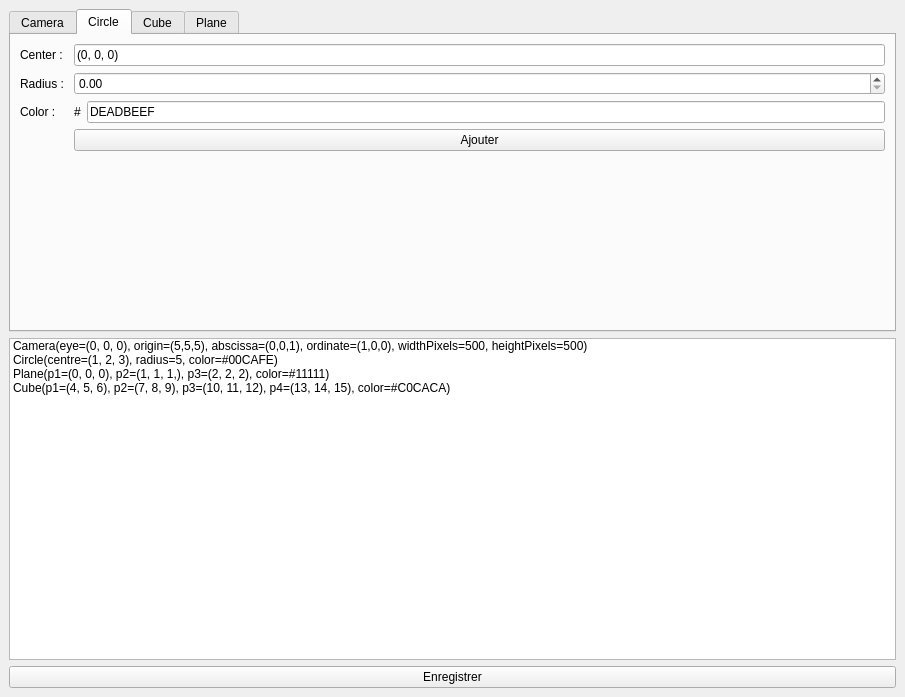
<?xml version="1.0" encoding="UTF-8"?>
<ui version="4.0">
 <class>MainWindow</class>
 <widget class="QMainWindow" name="MainWindow">
  <property name="geometry">
   <rect>
    <x>0</x>
    <y>0</y>
    <width>905</width>
    <height>697</height>
   </rect>
  </property>
  <property name="windowTitle">
   <string>MainWindow</string>
  </property>
  <widget class="QWidget" name="centralwidget">
   <layout class="QVBoxLayout" name="verticalLayout">
    <item>
     <widget class="QTabWidget" name="Camera">
      <property name="currentIndex">
       <number>1</number>
      </property>
      <widget class="QWidget" name="test">
       <attribute name="title">
        <string>Camera</string>
       </attribute>
      </widget>
      <widget class="QWidget" name="tab_3">
       <attribute name="title">
        <string>Circle</string>
       </attribute>
       <layout class="QFormLayout" name="formLayout">
        <property name="fieldGrowthPolicy">
         <enum>QFormLayout::AllNonFixedFieldsGrow</enum>
        </property>
        <item row="0" column="0">
         <widget class="QLabel" name="label">
          <property name="text">
           <string>Center : </string>
          </property>
         </widget>
        </item>
        <item row="0" column="1">
         <widget class="QLineEdit" name="lineEdit">
          <property name="text">
           <string>(0, 0, 0)</string>
          </property>
         </widget>
        </item>
        <item row="1" column="0">
         <widget class="QLabel" name="label_2">
          <property name="text">
           <string>Radius : </string>
          </property>
         </widget>
        </item>
        <item row="1" column="1">
         <widget class="QDoubleSpinBox" name="doubleSpinBox"/>
        </item>
        <item row="2" column="0">
         <widget class="QLabel" name="label_3">
          <property name="text">
           <string>Color : </string>
          </property>
         </widget>
        </item>
        <item row="2" column="1">
         <layout class="QHBoxLayout" name="horizontalLayout">
          <item>
           <widget class="QLabel" name="label_4">
            <property name="text">
             <string>#</string>
            </property>
           </widget>
          </item>
          <item>
           <widget class="QLineEdit" name="lineEdit_2">
            <property name="text">
             <string>DEADBEEF</string>
            </property>
           </widget>
          </item>
         </layout>
        </item>
        <item row="3" column="1">
         <widget class="QPushButton" name="pushButton_2">
          <property name="text">
           <string>Ajouter</string>
          </property>
         </widget>
        </item>
       </layout>
      </widget>
      <widget class="QWidget" name="tab">
       <attribute name="title">
        <string>Cube</string>
       </attribute>
      </widget>
      <widget class="QWidget" name="tab_2">
       <attribute name="title">
        <string>Plane</string>
       </attribute>
      </widget>
     </widget>
    </item>
    <item>
     <widget class="QListWidget" name="listWidget">
      <item>
       <property name="text">
        <string>Camera(eye=(0, 0, 0), origin=(5,5,5), abscissa=(0,0,1), ordinate=(1,0,0), widthPixels=500, heightPixels=500)</string>
       </property>
      </item>
      <item>
       <property name="text">
        <string>Circle(centre=(1, 2, 3), radius=5, color=#00CAFE)</string>
       </property>
      </item>
      <item>
       <property name="text">
        <string>Plane(p1=(0, 0, 0), p2=(1, 1, 1,), p3=(2, 2, 2), color=#11111)</string>
       </property>
      </item>
      <item>
       <property name="text">
        <string>Cube(p1=(4, 5, 6), p2=(7, 8, 9), p3=(10, 11, 12), p4=(13, 14, 15), color=#C0CACA)</string>
       </property>
      </item>
      <item>
       <property name="text">
        <string/>
       </property>
      </item>
     </widget>
    </item>
    <item>
     <widget class="QPushButton" name="pushButton">
      <property name="text">
       <string>Enregistrer</string>
      </property>
     </widget>
    </item>
   </layout>
  </widget>
 </widget>
 <resources/>
 <connections/>
</ui>
